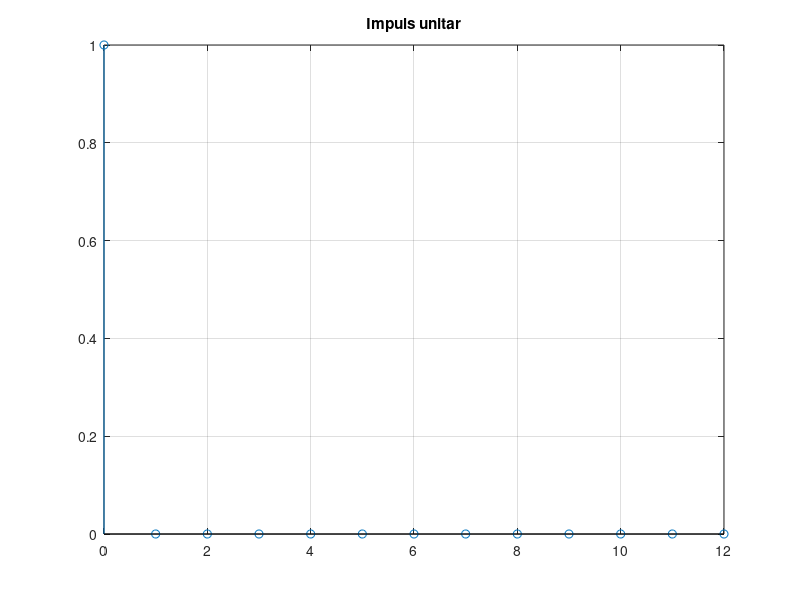
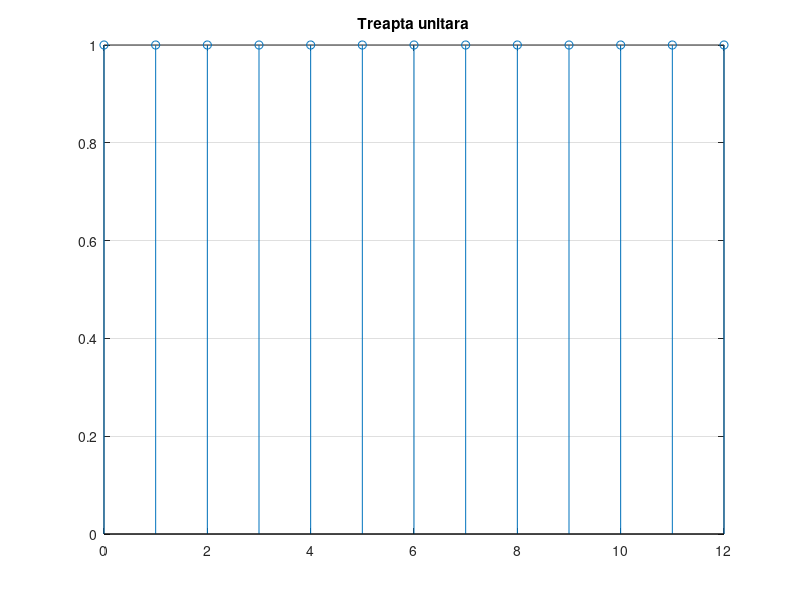
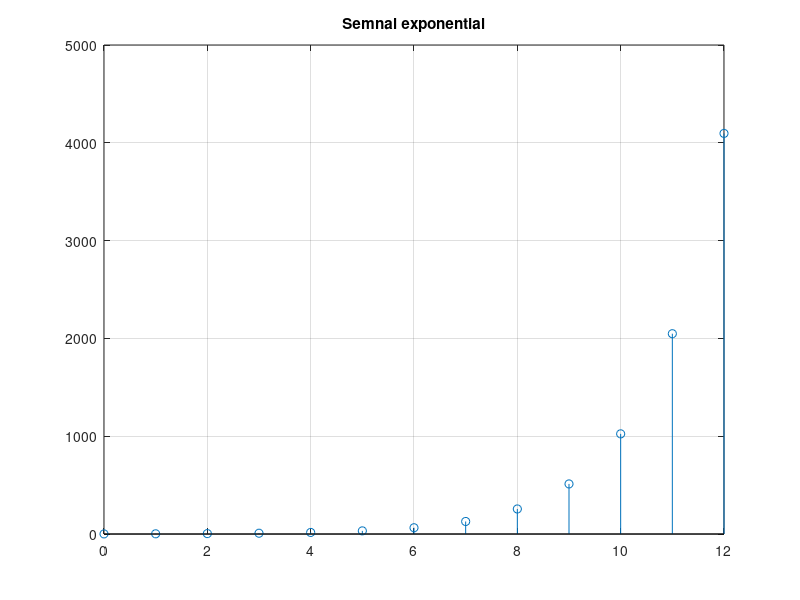
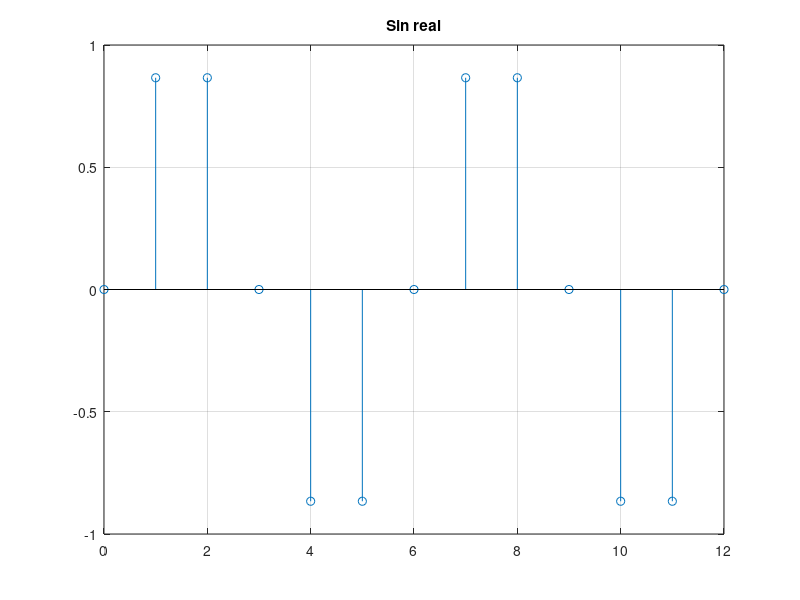

The MATLAB source for these figures, in order:
N = 13;
w = pi/3;
phi = 0;
alpha = 2;


%SEMNALE DETERMINISTE

n = 0:(N-1); %suport de lungime N
imp_unit = eye(1,N); %impuls unitate
tr_unit = ones(1,N); %treapta unitate
e = alpha.^n; %semnal exponential
sin_real = sin(w*n + phi);
j = sqrt(-1);
sin_compl = exp(j*(w*n + phi));

figure(1)
stem(n,imp_unit)
title('Impuls unitar')
grid

figure(2)
stem(n,tr_unit)
title('Treapta unitara')
grid

figure(3)
stem(n,e)
title('Semnal exponential')
grid

figure(4)
stem(n,sin_real)
title('Sin real')
grid

figure(5)
stem(n,sin_compl)
title('Sin compl')
grid

%suma a 2 semnale cu acelasi suport
Suma = imp_unit + tr_unit;

%modulatia in timp
Modulatia = imp_unit.*tr_unit;

%convolutia
Convolutia = conv(imp_unit, tr_unit);

%SEMNALE NEDETERMINISTE
N1 = 10;

%cu distributie uniforma in [0,1]
x = rand(1,N1);

%cu distributie gaussiana de medie nula si dipersie unitara
y = randn(1,N1);

%Media unui semnal aleator
Media = mean(x);

%Auto-corelatia
%a)Nedeviata de lungime 2*N-1
r = xcorr(x,'unbiased');

%b)Deviata de lungime 2*N-1
rx = xcorr(x,'biased');

%Auto-covarianta
%a)Nedeviata de lungime 2*N-1
r1 = xcov(x,'unbiased');

%b)Deviata de lungime 2*N-1
rx2 = xcov(x,'biased');







